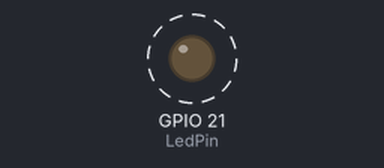
A program run on a simulated Raspberry Pi (BCM pin numbers). On the bench: output pins drawn as LEDs (lit = HIGH). Dashed ring = blinking. What the program prints to the terminal is not drawn.

Above: at 0.2 s.
Timing chart, 0 to 3.0 s (numbered marks = the images above):
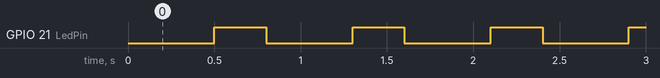

The program:

blinkingLED.py
```python
# BLINKING LED
import RPi.GPIO as GPIO
import time

LedPin = 21    # pin 21

def setup():
	GPIO.setmode(GPIO.BCM)       # Numbers GPIOs by physical location
	GPIO.setup(LedPin, GPIO.OUT)   # Set LedPin's mode is output
	GPIO.output(LedPin, GPIO.HIGH) # Set LedPin high(+3.3V) to off led

def loop():
	while True:
		print ('...led on')
		GPIO.output(LedPin, GPIO.LOW)  # led on
		time.sleep(0.5)
		print ('led off...')
		GPIO.output(LedPin, GPIO.HIGH) # led off
		time.sleep(0.3)

def destroy():
	GPIO.output(LedPin, GPIO.HIGH)     # led off
	GPIO.cleanup()                     # Release resource

if __name__ == '__main__':     # Program start from here
	setup()
	try:
		loop()
	except KeyboardInterrupt:  # When 'Ctrl+C' is pressed, the child program destroy() will be  executed.
		destroy()
```

Measured:
- by itself, GPIO 21 (LedPin): alternates HIGH for 0.30 s and LOW for 0.50 s
